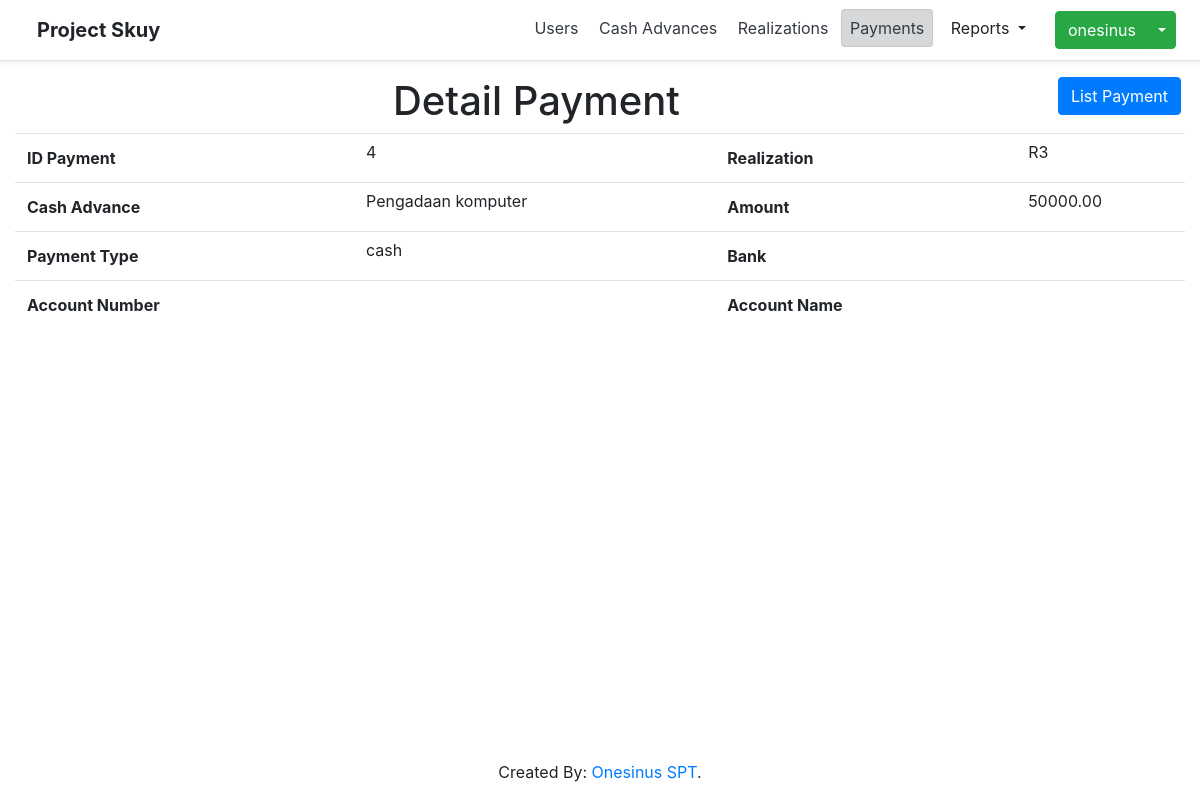
The app's page /index.php?page=payments&action=detail&id=4 (signed in) with its own data.
### tables this page shows
CREATE TABLE `payments` (
  `id` int(11) NOT NULL,
  `realization_id` int(11) NOT NULL,
  `payment_type` varchar(25) NOT NULL,
  `bank` varchar(25) DEFAULT NULL,
  `account_number` varchar(50) DEFAULT NULL,
  `account_name` varchar(125) DEFAULT NULL,
  `amount` decimal(16,2) NOT NULL,
  `status` varchar(10) NOT NULL,
  `created_by` int(11) NOT NULL,
  `created_date` datetime NOT NULL DEFAULT current_timestamp(),
  `updated_by` int(11) DEFAULT NULL,
  `updated_date` datetime DEFAULT NULL,
  `is_deleted` tinyint(1) NOT NULL DEFAULT 0
);

CREATE TABLE `realizations` (
  `id` int(11) NOT NULL,
  `cash_advance_id` int(11) NOT NULL,
  `doc_num` varchar(25) NOT NULL,
  `total` decimal(16,2) NOT NULL,
  `difference` decimal(16,2) NOT NULL,
  `status` varchar(10) NOT NULL,
  `created_by` int(11) NOT NULL,
  `created_date` datetime NOT NULL DEFAULT current_timestamp(),
  `updated_by` int(11) DEFAULT NULL,
  `updated_date` datetime DEFAULT NULL,
  `is_deleted` tinyint(1) NOT NULL DEFAULT 0
);

CREATE TABLE `cash_advances` (
  `id` int(11) NOT NULL,
  `doc_num` varchar(12) NOT NULL,
  `description` varchar(125) NOT NULL,
  `total` decimal(16,2) NOT NULL,
  `status` varchar(25) NOT NULL,
  `created_by` int(11) NOT NULL,
  `created_date` datetime DEFAULT current_timestamp(),
  `updated_by` int(11) DEFAULT NULL,
  `updated_date` datetime DEFAULT NULL,
  `is_deleted` tinyint(1) NOT NULL DEFAULT 0,
  `pic_name` varchar(100) NOT NULL,
  `division` varchar(100) NOT NULL,
  `is_realized` tinyint(1) NOT NULL DEFAULT 0,
  `file` varchar(100) DEFAULT NULL
);

### payments/detail.php (the view, shortened to what this page needs)
<?php
    $id = isset($_GET['id']) ? $_GET['id'] : 0;
    $query = "
        SELECT
            p.*,
            r.doc_num r_doc_num,
            ca.description ca_description,
            u.nik
        FROM payments p
        INNER JOIN realizations r
        ON r.id = p.realization_id
        INNER JOIN cash_advances ca
        ON ca.id = r.cash_advance_id
        INNER JOIN users u
        ON p.created_by = u.id
        WHERE
            p.id = '$id'
    ";
    $datas = $conn->query($query) or die(mysqli_error($conn));
    $realization = $datas->fetch_assoc();
?>
<a href='index.php?page=payments' class="btn btn-primary mr-1 float-right">List Payment</a>
<h1 class='text-center'>Detail Payment</h1>
<table class='table'>
    <tr>
        <th>ID Payment</th>
        <td>
            <?php echo $realization['id'] ?>
        </td>
        <th>Realization</th>
        <td>
            <?php echo $realization['r_doc_num'] ?>
        </td>
    </tr>
    <tr>
        <th>Cash Advance</th>
        <td>
            <?php echo $realization['ca_description'] ?>
        </td>
        <th>Amount</th>
        <td>
            <?php echo $realization['amount'] ?>
        </td>
    </tr>
    <tr>
        <th>Payment Type</th>
        <td>
            <?php echo $realization['payment_type'] ?>
        </td>
        <th>Bank</th>
        <td>
        </td>
    </tr>
    <tr>
        <th>Account Number</th>
        <td>
        </td>
        <th>Account Name</th>
        <td>
        </td>
    </tr>
</table>

### assets/css/table.css (style rules this page uses)
.table tr td { padding: 0.5%; }

### records on screen
payments: id "4", realization.doc_num "R3", cash_advances.description "Pengadaan komputer", amount "50000.00", payment_type "cash"

### other values on screen
$username "onesinus"
